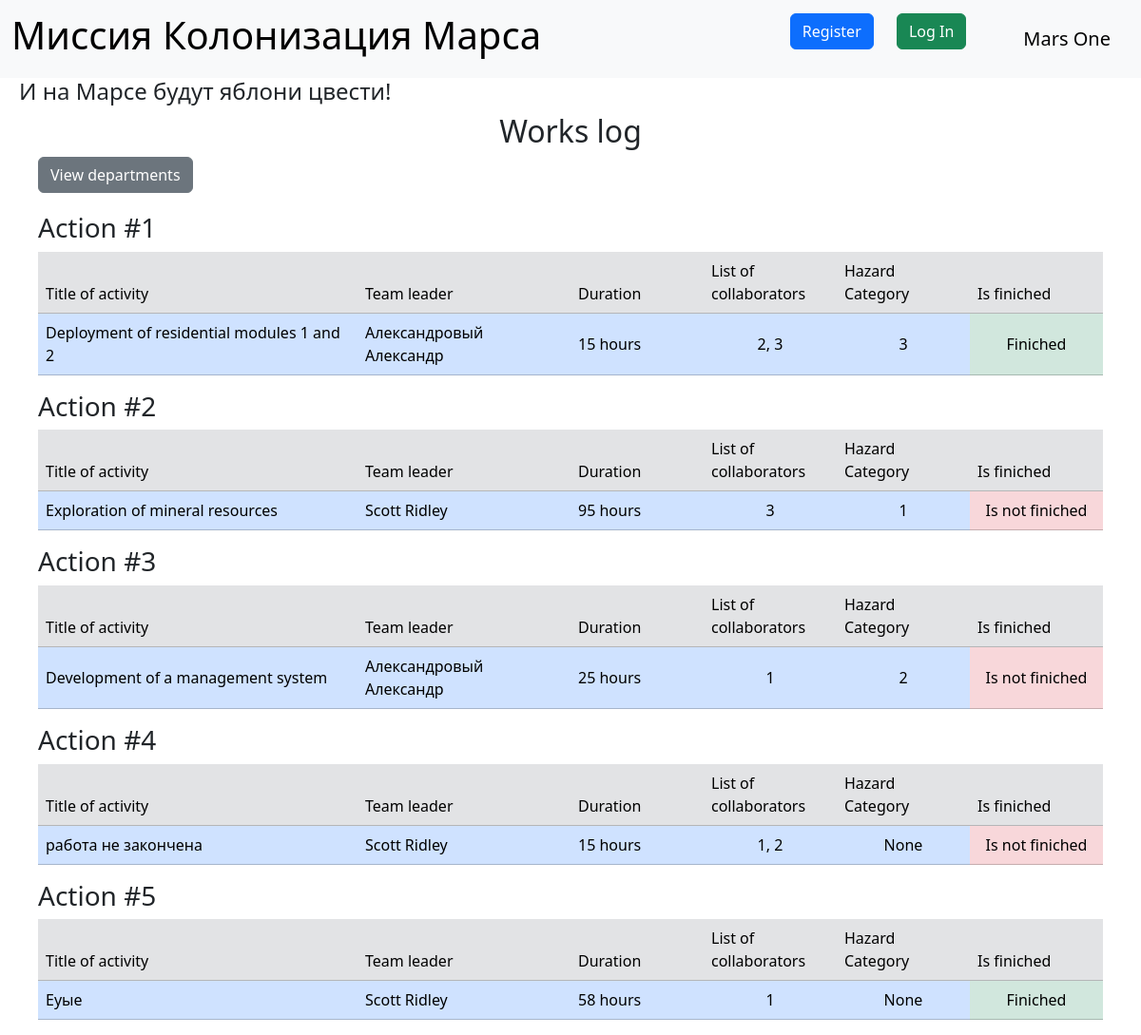
The page / on the database its author committed.
### data/jobs.py (models this page shows, shortened)
class Jobs(SqlAlchemyBase, SerializerMixin):
    __tablename__ = 'jobs'
    id = sqlalchemy.Column(sqlalchemy.Integer, primary_key=True, autoincrement=True)
    job = sqlalchemy.Column(sqlalchemy.String, nullable=True)
    work_size = sqlalchemy.Column(sqlalchemy.Integer, nullable=True)
    collaborators = sqlalchemy.Column(sqlalchemy.String, nullable=True)
    start_date = sqlalchemy.Column(sqlalchemy.DateTime, nullable=True)
    end_date = sqlalchemy.Column(sqlalchemy.DateTime, nullable=True)
    is_finished = sqlalchemy.Column(sqlalchemy.Boolean, nullable=True)
    team_leader = sqlalchemy.Column(sqlalchemy.Integer, sqlalchemy.ForeignKey("users.id"))
    creator = sqlalchemy.Column(sqlalchemy.Integer, default=1)
    user = orm.relationship('User')
    hazard_category_id = sqlalchemy.Column(sqlalchemy.String, sqlalchemy.ForeignKey("hazard_category.id"), nullable=True)
    hazard_category = orm.relationship('HazardCategory')

### main.py (the view)
@app.route('/')
def name():
    db_sess = db_session.create_session()
    jobs = db_sess.query(Jobs).all()
    users = db_sess.query(User).all()
    names = {user.id: f'{user.surname} {user.name}' for user in users}
    return render_template('index.html', jobs=jobs, names=names, title='Work Log')

### data/db_session.py (called while the page is built)
def create_session() -> Session:
    global __factory
    return __factory()

### templates/index.html (shortened to what this page needs)
{% extends "base.html" %}
{% block content %}
<h2 align="center">Works log</h2>
    <a href="/departments" class="btn btn-secondary" style="margin-right: 20px; margin-left: 40px">View departments</a>
<div style="padding-right: 40px; padding-left: 40px; padding-top: 20px">
    {% for job in jobs %}
    <h3>Action #{{ loop.index }}</h3>
    <table class="table" align="center">
        <thead>
        <tr class="table-secondary">
            <td width="30%">Title of activity</td>
            <td width="20%">Team leader</td>
            <td width="12.5%">Duration</td>
            <td width="12.5%">List of collaborators</td>
            <td width="12.5%">Hazard Category</td>
            <td width="12.5%">Is finiched</td>
        </tr>
        </thead>
        <tr class="table-primary table-center-vertical">
            <td>{{ job.job }}</td>
            <td>{{ names[job.team_leader] }}</td>
            <td>{{ job.work_size }} hours</td>
            <td align="center">{{ job.collaborators }}</td>
            <td align="center">{{ job.hazard_category_id }}</td>
            {% if job.is_finished %}
            <td class="table-success" align="center">Finiched</td>
            {% else %}
            <td class="table-danger" align="center">Is not finiched</td>
            {% endif %}
        </tr>
    </table>
    {% endfor %}
</div>
{% endblock %}

### templates/base.html (shortened to what this page needs)
<!doctype html>
<html lang="en">
<head>
    <link href="https://cdn.jsdelivr.net/npm/bootstrap@5.3.3/dist/css/bootstrap.min.css" rel="stylesheet"
>
    <link href="{{ url_for('static', filename='css/style.css') }}" rel="stylesheet">
</head>
<body>
<nav class="navbar navbar-expand-lg bg-body-tertiary">
    <div class="container-fluid">
        <h1 class="navbar-brand"><a class="return-main" href="/">Миссия Колонизация Марса</a></h1>
        <div class="collapse navbar-collapse nav-bar" id="navbarText">
            <div class="">
                {% if current_user.is_authenticated %}
                <a class="navbar-brand" href="/logout">{{ current_user.name }} {{ current_user.surname }}</a>
                <a class="btn btn-primary" href="/logout">Logout</a>
                {% else %}
                <p>
                    <a class="btn btn-primary " href="/register">Register</a>
                    <a class="btn btn-success" href="/login">Log In</a>
                </p>
                {% endif %}
            </div>
                <a class="navbar-brand" href="#">Mars One</a>
        </div>
    </div>
</nav>
<h4>И на Марсе будут яблони цвести!</h4>
<main role="main" class="contener">
    {% block content %}{% endblock %}
</main>
</body>
</html>

### static/css/style.css (style rules this page uses)
h4 { margin-left: 20px; }
.table-center-vertical * { vertical-align: middle; }
.nav-bar * { margin-right: 20px; }
.return-main { text-decoration: none; color: black; display: inline-block; font-size: 2.5rem; }

### rows shown on the page
Jobs: job "Deployment of residential modules 1 and 2", team_leader "Александровый Александр", work_size "15", collaborators "2, 3", hazard_category_id "3", is_finished "Finiched"
Jobs: job "Exploration of mineral resources", team_leader "Scott Ridley", work_size "95", collaborators "3", hazard_category_id "1", is_finished "Is not finiched"
Jobs: job "Development of a management system", team_leader "Александровый Александр", work_size "25", collaborators "1", hazard_category_id "2", is_finished "Is not finiched"
Jobs: job "работа не закончена", team_leader "Scott Ridley", work_size "15", collaborators "1, 2", hazard_category_id "None", is_finished "Is not finiched"
Jobs: job "Еуые", team_leader "Scott Ridley", work_size "58", collaborators "1", hazard_category_id "None", is_finished "Finiched"
